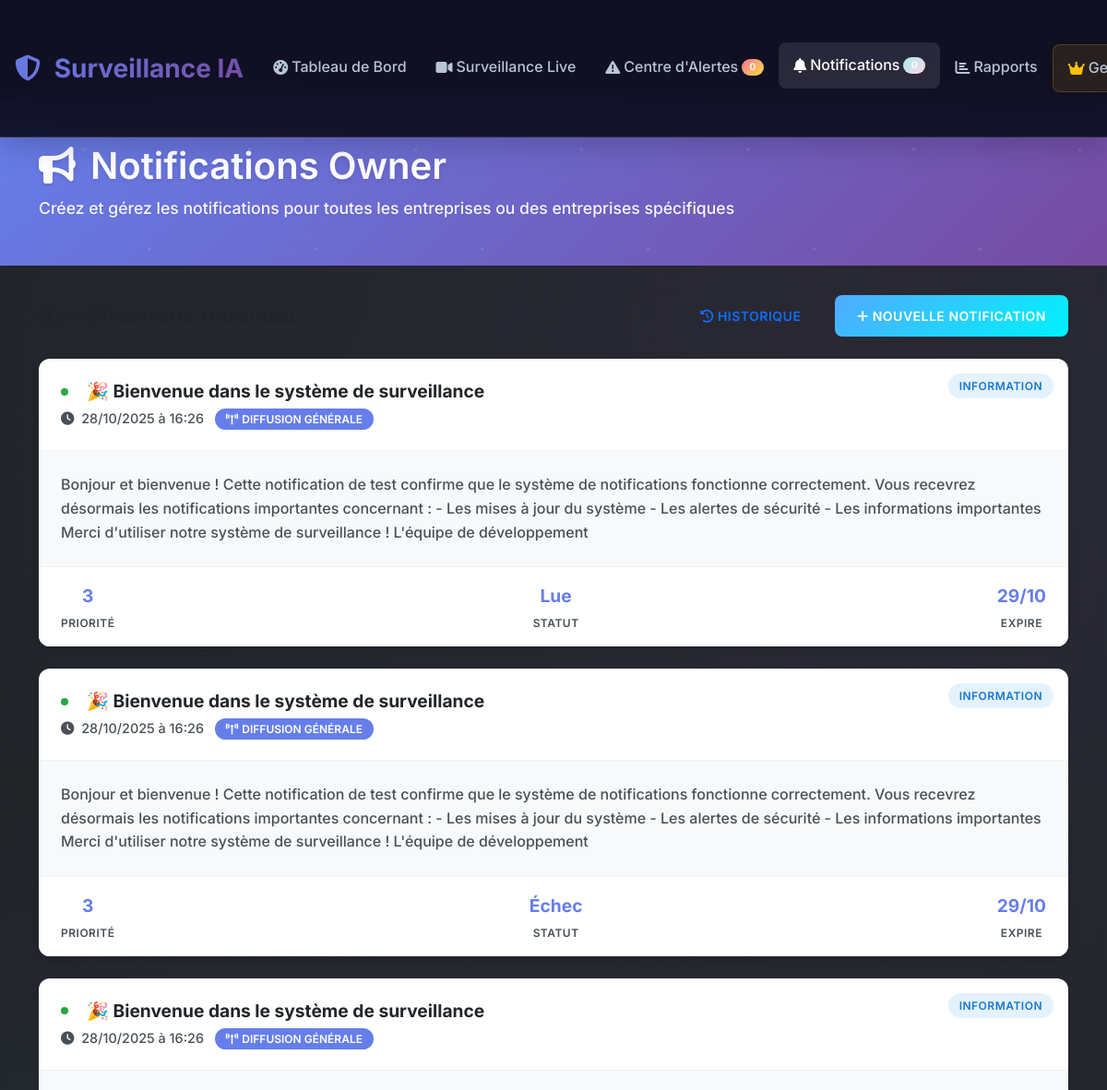
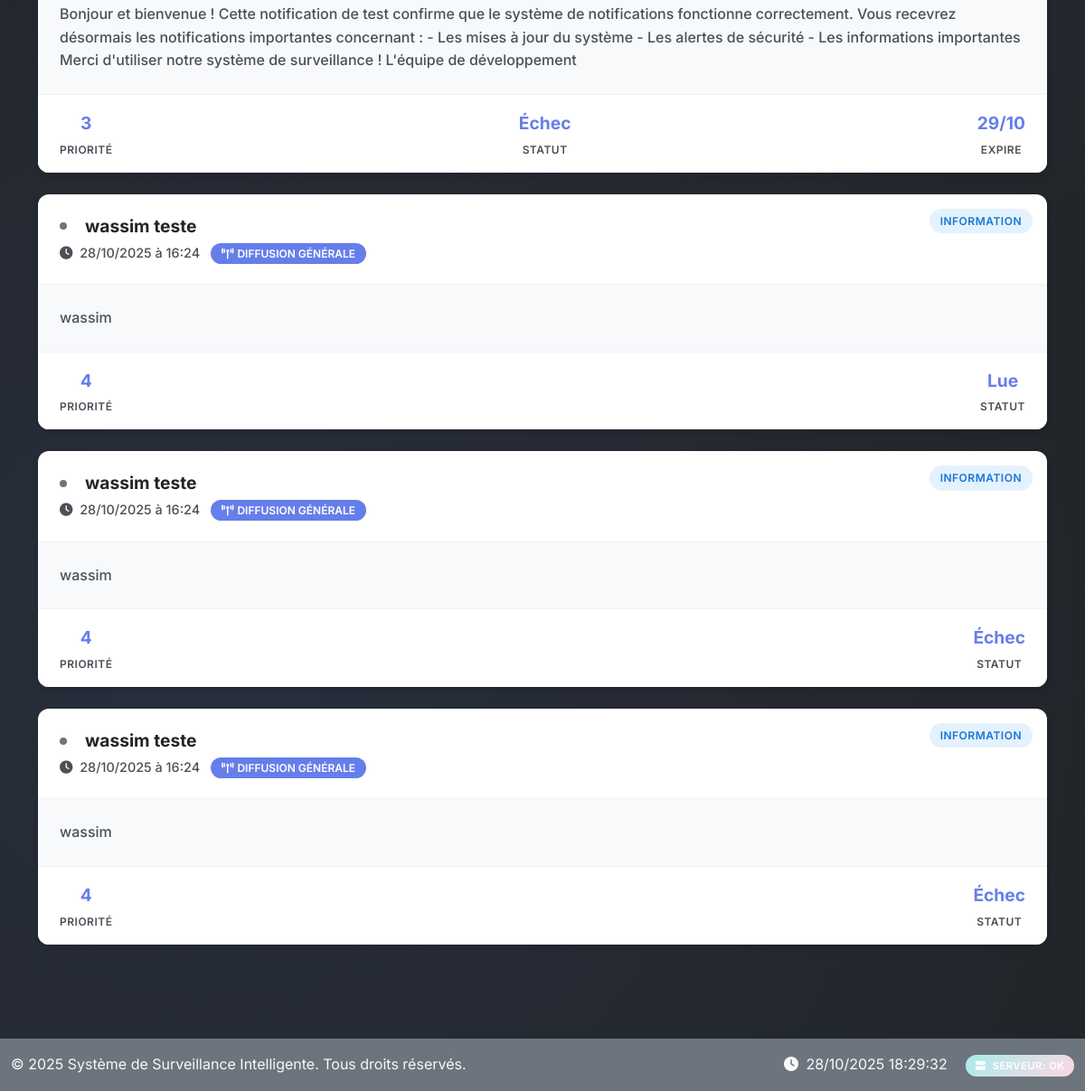
The app's page /companies/owner/notifications/ (signed in) with its own data (2 pictures, top to bottom).
### alerts/models_notifications.py (models this page shows, shortened)
class Notification(models.Model):
    NOTIFICATION_TYPES = [
        ('info', 'Information'),
        ('warning', 'Avertissement'),
        ('error', 'Erreur'),
        ('success', 'Succès'),
        ('alert', 'Alerte'),
        ('system', 'Système'),
    ]
    PRIORITY_LEVELS = [
        (1, 'Critique'),
        (2, 'Élevée'),
        (3, 'Normale'),
        (4, 'Faible'),
    ]
    STATUS_CHOICES = [
        ('pending', 'En attente'),
        ('sent', 'Envoyée'),
        ('delivered', 'Délivrée'),
        ('read', 'Lue'),
        ('failed', 'Échec'),
    ]
    title = models.CharField(max_length=200, verbose_name="Titre")
    message = models.TextField(verbose_name="Message")
    notification_type = models.CharField(max_length=20, choices=NOTIFICATION_TYPES, default='info')
    priority = models.IntegerField(choices=PRIORITY_LEVELS, default=3)
    user = models.ForeignKey(User, on_delete=models.CASCADE, null=True, blank=True)
    user_group = models.CharField(max_length=50, blank=True, help_text="Groupe d'utilisateurs")
    alert = models.ForeignKey('Alert', on_delete=models.CASCADE, null=True, blank=True)
    detection_event = models.ForeignKey(DetectionEvent, on_delete=models.CASCADE, null=True, blank=True)
    metadata = models.JSONField(default=dict, help_text="Données supplémentaires")
    channels_sent = models.JSONField(default=list, help_text="Canaux utilisés pour l'envoi")
    status = models.CharField(max_length=20, choices=STATUS_CHOICES, default='pending')
    created_at = models.DateTimeField(auto_now_add=True)
    sent_at = models.DateTimeField(null=True, blank=True)
    read_at = models.DateTimeField(null=True, blank=True)
    expires_at = models.DateTimeField(null=True, blank=True)
    action_url = models.URLField(blank=True, help_text="URL d'action")
    action_label = models.CharField(max_length=50, blank=True, help_text="Libellé du bouton d'action")
    class Meta:
        verbose_name = "Notification"
        verbose_name_plural = "Notifications"
        ordering = ['-created_at']
        db_table = 'alerts_notification'

### companies/views.py (the view)
    def wrapper(request, *args, **kwargs):
        if not request.user.is_authenticated:
            return redirect('login')
        try:
            company_user = request.user.company_profile
            if not company_user.is_owner:
                messages.error(request, "Accès refusé. Vous devez être propriétaire de l'application.")
                return redirect('dashboard')
        except CompanyUser.DoesNotExist:
            messages.error(request, "Profil d'entreprise non trouvé.")
            return redirect('dashboard')
        return view_func(request, *args, **kwargs)

### templates/companies/owner_notifications.html (shortened to what this page needs)
{% extends 'base.html' %}
{% load static %}
{% block content %}
<div class="notifications-header">
    <div class="container">
        <h1><i class="fas fa-bullhorn me-3"></i>Notifications Owner</h1>
        <p>Créez et gérez les notifications pour toutes les entreprises ou des entreprises spécifiques</p>
    </div>
</div>
<div class="container">
    <div class="d-flex justify-content-between align-items-center mb-4">
        <div>
            <h4 class="mb-0" style="color: #212529; font-weight: 700;">
            </h4>
        </div>
        <div>
            <a href="{% url 'companies:owner_notification_history' %}" class="btn btn-outline-primary me-2">
                <i class="fas fa-history"></i>
                Historique
            </a>
            <button class="btn btn-success" onclick="toggleCreateForm()">
                <i class="fas fa-plus"></i>
                Nouvelle Notification
            </button>
        </div>
    </div>
    {% if notifications %}
        <div class="notifications-list">
            {% for notification in notifications %}
            <div class="notification-card">
                <div class="notification-header">
                    <div class="notification-type-badge type-{{ notification.notification_type }}">
                        {{ notification.get_notification_type_display }}
                    </div>
                    <h3 class="notification-title">
                        <span class="priority-indicator priority-{{ notification.priority }}"></span>
                        {{ notification.title }}
                    </h3>
                    <div class="notification-meta">
                        <i class="fas fa-clock me-1"></i>
                        {{ notification.created_at|date:"d/m/Y à H:i" }}
                        {% if notification.metadata.broadcast %}
                            <span class="broadcast-badge ms-2">
                                <i class="fas fa-broadcast-tower me-1"></i>Diffusion générale
                            </span>
                        {% else %}
                            <div class="target-info">
                                <i class="fas fa-building me-1"></i>
                                Entreprise spécifique
                            </div>
                        {% endif %}
                    </div>
                </div>
                <div class="notification-content">
                    <p class="notification-message">{{ notification.message }}</p>
                </div>
                <div class="notification-stats">
                    <div class="stat-item">
                        <div class="stat-number">{{ notification.priority }}</div>
                        <div class="stat-label">Priorité</div>
                    </div>
                    <div class="stat-item">
                        <div class="stat-number">{{ notification.get_status_display }}</div>
                        <div class="stat-label">Statut</div>
                    </div>
                    {% if notification.expires_at %}
                    <div class="stat-item">
                        <div class="stat-number">{{ notification.expires_at|date:"d/m" }}</div>
                        <div class="stat-label">Expire</div>
                    </div>
                    {% endif %}
                </div>
            </div>
            {% endfor %}
        </div>
    {% endif %}
</div>
{% endblock %}

### templates/base.html (shortened to what this page needs)
{% load static %}
<!DOCTYPE html>
<html lang="fr">
<head>
    <link href="https://cdn.jsdelivr.net/npm/bootstrap@5.3.0/dist/css/bootstrap.min.css" rel="stylesheet">
    <link href="https://cdnjs.cloudflare.com/ajax/libs/font-awesome/6.4.0/css/all.min.css" rel="stylesheet">
    <link href="{% static 'css/surveillance.css' %}?v={{ CACHE_VERSION|default:'2025-10-23' }}" rel="stylesheet">
</head>
<body class="bg-dark text-light">
    <nav class="navbar navbar-expand-xl navbar-dark bg-primary fixed-top">
        <div class="container-fluid px-3">
            <a class="navbar-brand fw-bold" href="{% url 'dashboard' %}">
                <i class="fas fa-shield-alt me-2"></i>
                <span class="d-none d-sm-inline">Surveillance IA</span>
            </a>
            <div class="collapse navbar-collapse" id="navbarNav">
                <ul class="navbar-nav me-auto mb-2 mb-xl-0">
                    <li class="nav-item">
                        <a class="nav-link {% if request.resolver_match.url_name == 'dashboard' %}active{% endif %}"
                           href="{% url 'dashboard' %}">
                            <i class="fas fa-tachometer-alt me-1"></i>
                            <span class="d-none d-lg-inline">Tableau de Bord</span>
                        </a>
                    </li>
                    <li class="nav-item">
                        <a class="nav-link {% if 'monitoring' in request.resolver_match.url_name %}active{% endif %}"
                           href="{% url 'monitoring:live_view' %}">
                            <i class="fas fa-video me-1"></i>
                            <span class="d-none d-lg-inline">Surveillance Live</span>
                        </a>
                    </li>
                    <li class="nav-item">
                        <a class="nav-link {% if 'alerts' in request.resolver_match.url_name and 'notifications' not in request.resolver_match.url_name %}active{% endif %}"
                           href="{% url 'alerts:alert_center' %}">
                            <i class="fas fa-exclamation-triangle me-1"></i>
                            <span class="d-none d-lg-inline">Centre d'Alertes</span>
                            <span class="badge bg-danger ms-1" id="alert-count">0</span>
                        </a>
                    </li>
                    <li class="nav-item">
                        <a class="nav-link {% if 'notifications' in request.resolver_match.url_name %}active{% endif %}"
                           href="{% url 'alerts:notifications_center' %}">
                            <i class="fas fa-bell me-1"></i>
                            <span class="d-none d-lg-inline">Notifications</span>
                            <span class="badge bg-info ms-1" id="notification-count">0</span>
                        </a>
                    </li>
                    <li class="nav-item">
                        <a class="nav-link {% if 'analytics' in request.resolver_match.url_name %}active{% endif %}"
                           href="{% url 'analytics:reports' %}">
                            <i class="fas fa-chart-bar me-1"></i>
                            <span class="d-none d-lg-inline">Rapports</span>
                        </a>
                    </li>
                    {% if request.user.is_authenticated and request.company_user.is_owner %}
                    <li class="nav-item dropdown">
                        <a class="nav-link dropdown-toggle owner-menu" href="#" id="ownerDropdown" role="button" data-bs-toggle="dropdown" aria-expanded="false">
                            <i class="fas fa-crown me-1 text-warning"></i>
                            <span class="d-none d-lg-inline">Gestion Entreprises</span>
                        </a>
                    </li>
                    {% endif %}
                </ul>
            </div>
        </div>
    </nav>
    <div class="main-content">
        {% block content %}{% endblock %}
    </div>
    <footer class="bg-secondary text-light py-3 mt-5">
        <div class="container-fluid">
            <div class="row align-items-center">
                <div class="col-md-6">
                    <span>&copy; 2025 Système de Surveillance Intelligente. Tous droits réservés.</span>
                </div>
                <div class="col-md-6 text-end">
                    <span class="me-3">
                        <i class="fas fa-clock me-1"></i>
                        <span id="current-time"></span>
                    </span>
                    <span class="badge bg-info" id="server-status">
                        <i class="fas fa-server me-1"></i>
                        Serveur: OK
                    </span>
                </div>
            </div>
        </div>
    </footer>
</body>
</html>

### records on screen
Notification: notification_type "INFORMATION", title "🎉 Bienvenue dans le système de surveillance", created_at "28/10/2025 à 16:26", shows "DIFFUSION GÉNÉRALE", message "Bonjour et bienvenue ! Cette notification de test confirme que le système de notifications fonctionne correctement. Vous recevrez désormais les notifications importantes concernant : - Les mises à jour du système - Les alertes de sécurité - Les informations importantes Merci d'utiliser notre système de surveillance ! L'équipe de développement", priority "3", status "Lue", expires_at "29/10"
Notification: notification_type "INFORMATION", title "🎉 Bienvenue dans le système de surveillance", created_at "28/10/2025 à 16:26", shows "DIFFUSION GÉNÉRALE", message "Bonjour et bienvenue ! Cette notification de test confirme que le système de notifications fonctionne correctement. Vous recevrez désormais les notifications importantes concernant : - Les mises à jour du système - Les alertes de sécurité - Les informations importantes Merci d'utiliser notre système de surveillance ! L'équipe de développement", priority "3", status "Échec", expires_at "29/10"
Notification: notification_type "INFORMATION", title "🎉 Bienvenue dans le système de surveillance", created_at "28/10/2025 à 16:26", shows "DIFFUSION GÉNÉRALE", message "Bonjour et bienvenue ! Cette notification de test confirme que le système de notifications fonctionne correctement. Vous recevrez désormais les notifications importantes concernant : - Les mises à jour du système - Les alertes de sécurité - Les informations importantes Merci d'utiliser notre système de surveillance ! L'équipe de développement", priority "3", status "Échec", expires_at "29/10"
Notification: notification_type "INFORMATION", title "wassim teste", created_at "28/10/2025 à 16:24", shows "DIFFUSION GÉNÉRALE", message "wassim", priority "4", status "Lue"
Notification: notification_type "INFORMATION", title "wassim teste", created_at "28/10/2025 à 16:24", shows "DIFFUSION GÉNÉRALE", message "wassim", priority "4", status "Échec"
Notification: notification_type "INFORMATION", title "wassim teste", created_at "28/10/2025 à 16:24", shows "DIFFUSION GÉNÉRALE", message "wassim", priority "4", status "Échec"
